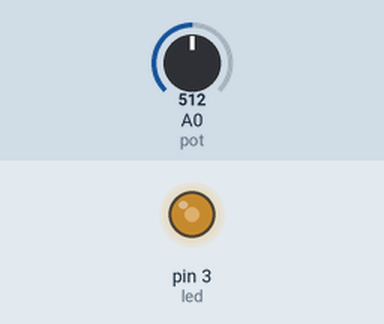
A sketch run on a simulated Arduino Uno, built with avr-gcc and run on an emulated ATmega328P. Parts: output pins drawn as LEDs (lit = HIGH). The inputs (shaded band) are chosen by the test bench; at power-on: A0 (pot) = 512.

Above: at 1.2 s.
1.3 s: A0 (pot) set to 716
At 1.7 s:
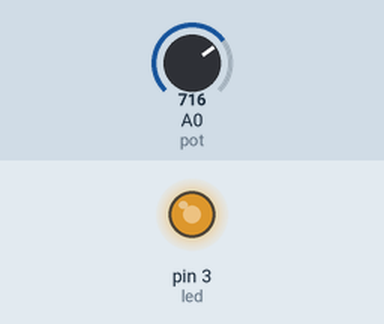
2.8 s: A0 (pot) set to 900
At 4.0 s:
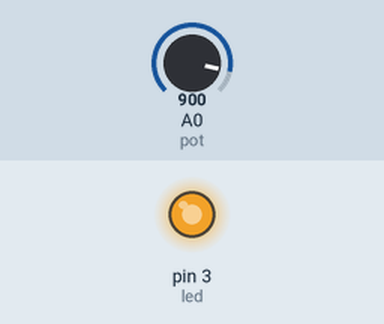
4.3 s: A0 (pot) set to 122
At 5.2 s:
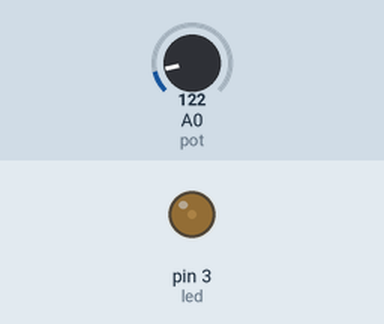
5.8 s: A0 (pot) set to 0
At 6.3 s:
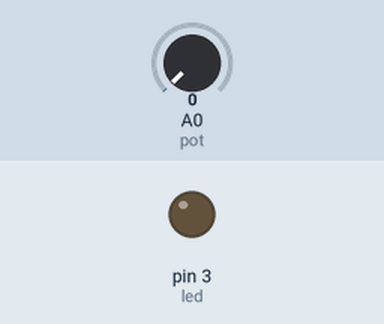
Timing chart, 0 to 8.3 s (numbered marks = the images above; inputs shaded):
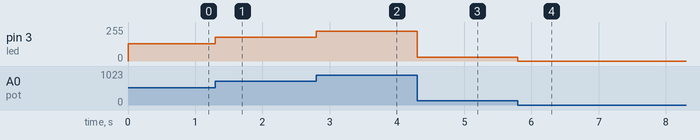

Measured:
- after the input at 1.3 s, pin 3 (led): 128/255 → 179/255 at once
- after the input at 2.8 s, pin 3 (led): 179/255 → 225/255 at once
- after the input at 4.3 s, pin 3 (led): 225/255 → 30/255 at once
- after the input at 5.8 s, pin 3 (led): 30/255 → 0/255 at once

The sketch:

PruebaLedConPWM.ino
```cpp
int led = 3;
int pot = 0;
int brillo;

void setup(){

  pinMode(led,OUTPUT);
  //los puertos analogos no hay que declararlos

}

void loop(){

  brillo = analogRead(pot) / 4; //analogRead lee entre 0 a 1024

  analogWrite(led,brillo);


}
```
